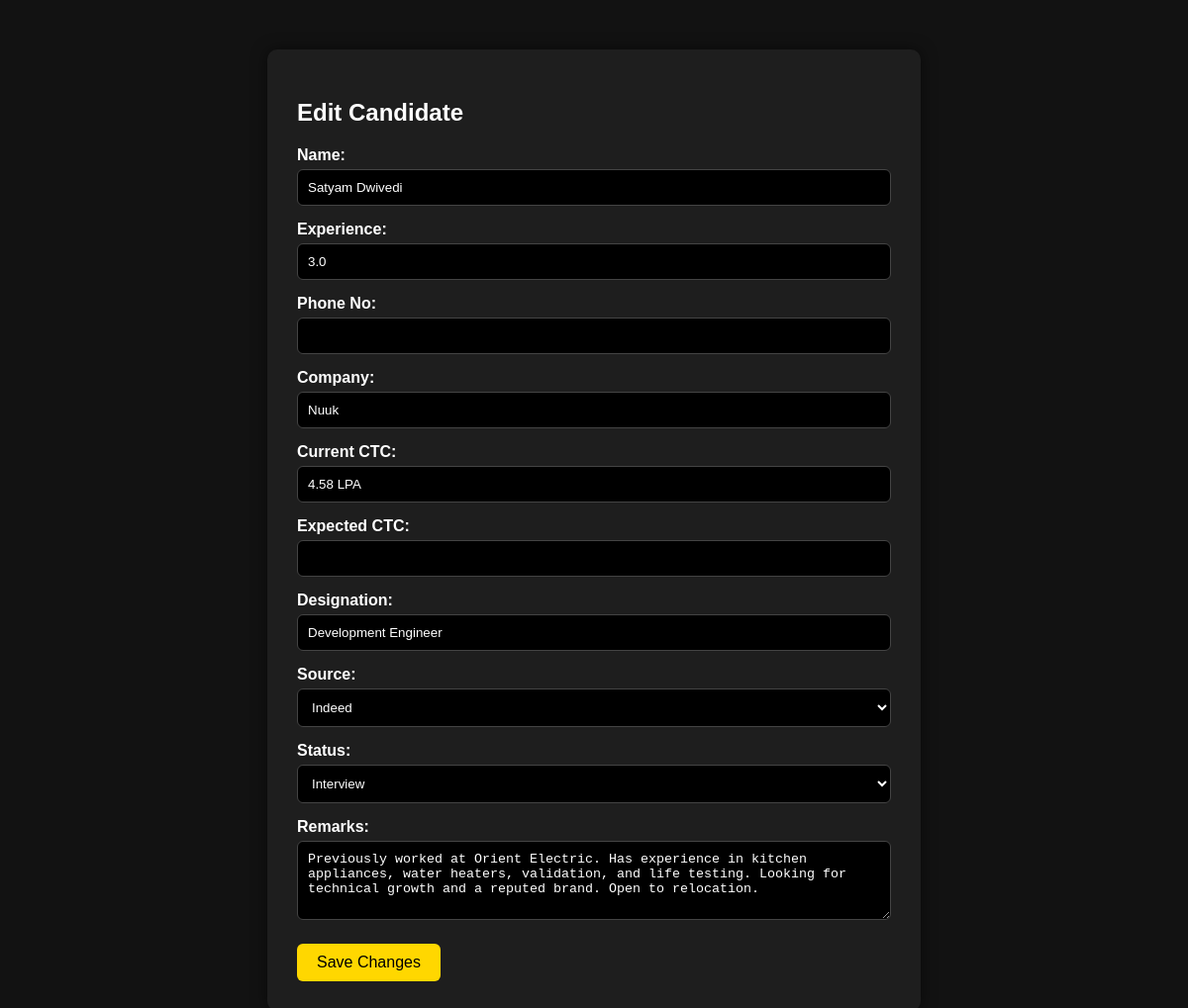
Screenshot of /edit-candidate/52/ with the database file from the repository.
### cross_dept_app/models.py (models this page shows, shortened)
class Candidate(models.Model):
    requisition = models.ForeignKey(Requisition, on_delete=models.CASCADE, related_name="candidates")
    name = models.CharField(max_length=100, blank=True, null=True)
    experience = models.FloatField(blank=True, null=True)
    phone_no = models.CharField(max_length=15, blank=True, null=True)
    company = models.CharField(max_length=100, blank=True, null=True)
    current_ctc = models.CharField(max_length=100, blank=True, null=True)
    expected_ctc = models.CharField(max_length=100, blank=True, null=True)
    designation = models.CharField(max_length=100, blank=True, null=True)
    SOURCE_CHOICES = [
        ('Naukri', 'Naukri'),
        ('Linkedin', 'Linkedin'),
        ('Indeed', 'Indeed'),
        ('Employee Referral', 'Employee Referral')
    ]
    source = models.CharField(max_length=100, choices=SOURCE_CHOICES, blank=True, null=True)
    STATUS_CHOICES = [
        ('Reached Out', 'Reached Out'),
        ('Consideration', 'Consideration'),
        ('Interview', 'Interview'),
        ('Offers', 'Offers'),
        ('Hire','Hire')
    ]
    status = models.CharField(max_length=255, choices=STATUS_CHOICES, blank=True, null=True)
    remarks = models.TextField(blank=True, null=True)

### cross_dept_app/views.py (the view, shortened to what this page needs)
# urls.py: path('edit-candidate/<int:pk>/', edit_candidate, name='edit_candidate'),
def edit_candidate(request, pk):
    candidate = get_object_or_404(Candidate, pk=pk)
    requisitions = Requisition.objects.all()  # In case you want to allow changing requisition too
    return render(request, "edit_candidate.html", {
        "candidate": candidate,
        "requisitions": requisitions
    })

### cross_dept_project/templates/edit_candidate.html (shortened to what this page needs)
<!DOCTYPE html>
<html lang="en">
<head>
</head>
<body>
<div class="container">
    <h2>Edit Candidate</h2>
    <form method="post">
        <label>Name:</label>
        <input type="text" name="name" class="form-control" value="{{ candidate.name }}">
        <label>Experience:</label>
        <input type="text" name="experience" class="form-control" value="{{ candidate.experience }}">
        <label>Phone No:</label>
        <input type="text" name="phone_no" class="form-control" value="{{ candidate.phone_no }}">
        <label>Company:</label>
        <input type="text" name="company" class="form-control" value="{{ candidate.company }}">
        <label>Current CTC:</label>
        <input type="text" name="current_ctc" class="form-control" value="{{ candidate.current_ctc }}">
        <label>Expected CTC:</label>
        <input type="text" name="expected_ctc" class="form-control" value="{{ candidate.expected_ctc }}">
        <label>Designation:</label>
        <input type="text" name="designation" class="form-control" value="{{ candidate.designation }}">
        <label>Source:</label>
        <select name="source" class="form-control">
            {% for choice, label in candidate.SOURCE_CHOICES %}
                <option value="{{ choice }}" {% if candidate.source == choice %}selected{% endif %}>{{ label }}</option>
            {% endfor %}
        </select>
        <label>Status:</label>
        <select name="status" class="form-control">
            {% for choice, label in candidate.STATUS_CHOICES %}
                <option value="{{ choice }}" {% if candidate.status == choice %}selected{% endif %}>{{ label }}</option>
            {% endfor %}
        </select>
        <label>Remarks:</label>
        <textarea name="remarks" class="form-control">{{ candidate.remarks }}</textarea>
        <button type="submit">Save Changes</button>
    </form>
</div>
</body>
</html>

### cross_dept_project/templates/edit_candidate.html (style rules this page uses)
body { background-color: #121212; color: #fff; font-family: Arial, sans-serif; margin: 0; padding: 0; }
.container { max-width: 600px; margin: 50px auto; background-color: #1e1e1e; padding: 30px; border-radius: 10px; box-shadow: 0 0 15px rgba(0,0,0,0.5); }
form label { display: block; margin-top: 15px; margin-bottom: 5px; font-weight: bold; }
.form-control { width: 100%; padding: 10px; border-radius: 6px; border: 1px solid #444; background-color: #000; color: white; box-sizing: border-box; }
.form-control::placeholder { color: white; opacity: 0.7; }
textarea.form-control { resize: vertical; min-height: 80px; }
button { margin-top: 20px; padding: 10px 20px; background-color: gold; color: black; border: none; border-radius: 6px; cursor: pointer; font-size: 16px; }

### rows the page displays
Candidate: name "Satyam Dwivedi", experience "3.0", company "Nuuk", current_ctc "4.58 LPA", designation "Development Engineer", source "Indeed", status "Interview", remarks "Previously worked at Orient Electric. Has experience in kitchen appliances, water heaters, validation, and life testing. Looking for technical growth and a reputed brand. Open to relocation."
